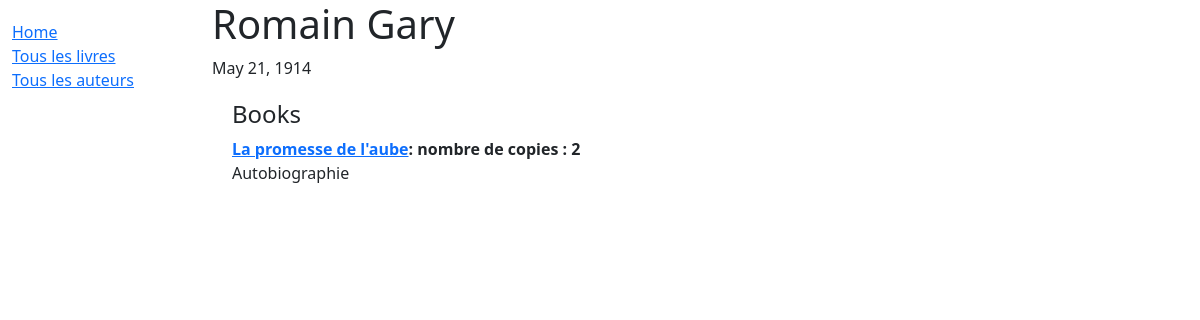
The app's page /catalog/author/1 with its own data.
### catalog/models.py (models this page shows, shortened)
class Author(models.Model):
    first_name=models.CharField(max_length=100)
    last_name=models.CharField(max_length=100)
    date_of_birth=models.DateField(null=True,blank=True)
    date_of_death=models.DateField('Died',null=True,blank=True)
    class Meta:
        ordering=['last_name','first_name']

class Book(models.Model):
    title=models.CharField(max_length=200)
    author=models.ForeignKey('Author',on_delete=models.SET_NULL,null=True)
    summary=models.TextField(max_length=1000,help_text='Enter a brief description of the book')
    isbn=models.CharField('ISBN',max_length=13,help_text='13 Characters <a href="https://www.isbn-international.org/content/what-isbn">ISBN number</a>')
    genre=models.ManyToManyField(Genre,help_text='Select a genre for this book')
    language=models.ForeignKey(Language,on_delete=models.SET_NULL, null=True)
    class Meta:
        ordering=['title','author']
    def display_genre(self):
        """Create a string for the Genre.this is required to display genre in Admin."""
        return ','.join(genre.name for genre in self.genre.all()[:3])
    display_genre.short_description='Genre'
    def __str__(self):
        return self.title

### catalog/views.py (the view)
# urls.py: path('author/<int:pk>',views.AuthorDetailView.as_view(),name="author-detail")
class AuthorDetailView(generic.DetailView):
    model=Author

### catalog/templates/catalog/author_detail.html
{% extends "base_generic.html" %}
{% block content %}
<h1>{{author.first_name}} {{author.last_name}}</h1>
<p>{{author.date_of_birth}}</p>
<div style="margin-left: 20px;margin-top: 20px;">
    <h4>Books</h4>
    <dl>
        {% for book in author.book_set.all %}
        <dt><a href="{% url 'book-detail' book.pk %}">{{book}}</a>: nombre de copies : {{book.bookinstance_set.all.count}}</dt>
        <dd>{{book.summary}}</dd>
        {% endfor %}
    </dl>
</div>
{% endblock %}

### records on screen
Author: date_of_birth "May 21, 1914"
Book: title "La promesse de l'aube", bookinstance_set.all.count "2", summary "Autobiographie"
